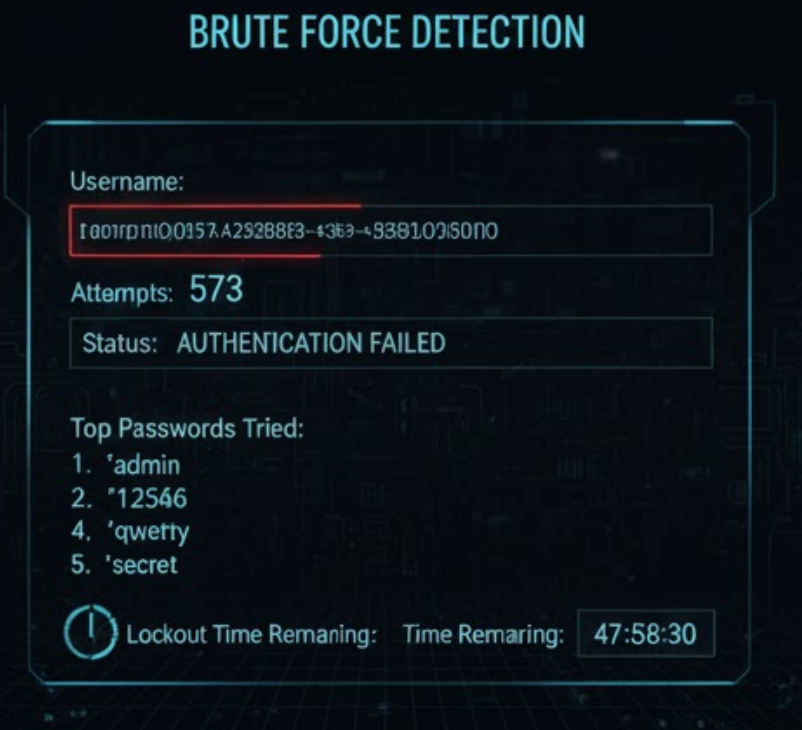
#> input picture src/data/uploads/brute.png, 802 x 730 px
$ python -i vision_module.py   (imports and definitions only)
#> lines starting #> are read from the running program, lines starting #| are printed output that depends on the picture
from PIL import (
    Image,
    ImageFilter,
    ImageOps
)

import pytesseract

# ---------------------------------------------------
# TESSERACT PATH
# ---------------------------------------------------

pytesseract.pytesseract.tesseract_cmd = (
    r"C:\Program Files\Tesseract-OCR\tesseract.exe"
)

# ---------------------------------------------------
# OCR TEXT FILTER
# ---------------------------------------------------

def _is_meaningful_text(
    text: str
):

    if not text:

        return False

    text = text.strip()

    if len(text) < 5:

        return False

    return True

# ---------------------------------------------------
# PREPROCESS IMAGE
# ---------------------------------------------------

def preprocess_image(
    image_path: str
):

#> called with image_path = 'data/uploads/brute.png'
    try:

        img = Image.open(
            image_path
        ).convert("L")
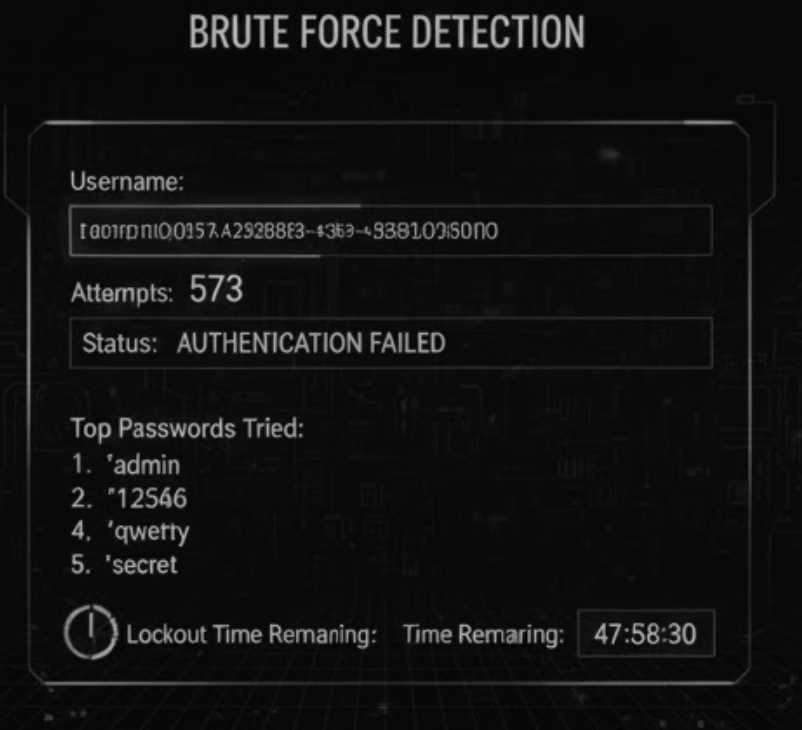
#> img: PIL image 802x730 L; min 2, max 195, mean 17.3

        # CONTRAST
        img = ImageOps.autocontrast(
            img
        )
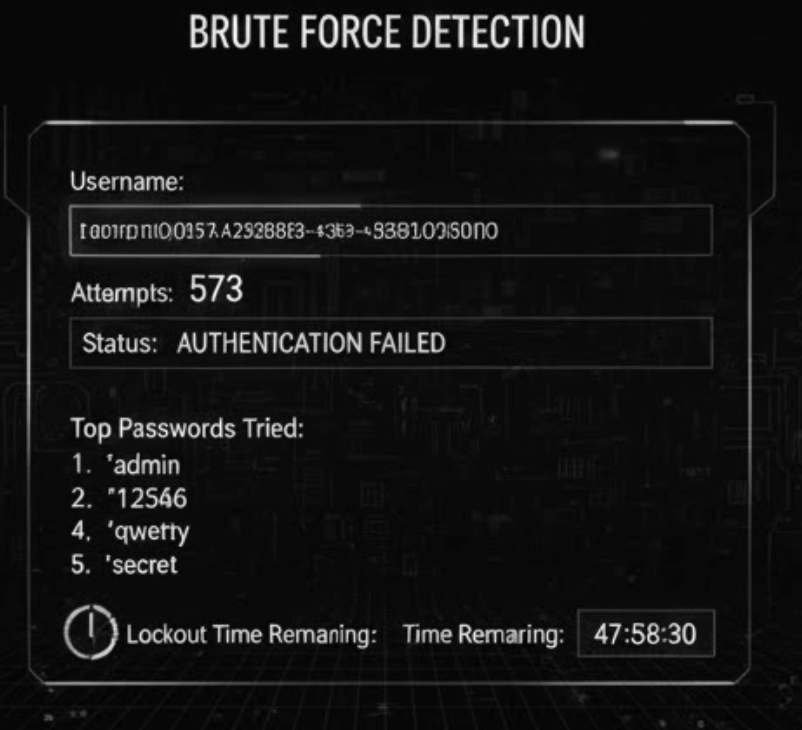
#> img: PIL image 802x730 L; min 0, max 255, mean 19.7

        # SHARPEN
        img = img.filter(
            ImageFilter.SHARPEN
        )

        # RESIZE
        w, h = img.size
#> w = 802; h = 730

        img = img.resize(
            (w * 2, h * 2)
        )
#> img: PIL image 1604x1460 L

        # OCR
#> (the run stopped early here; a loop or call above may not have finished)
